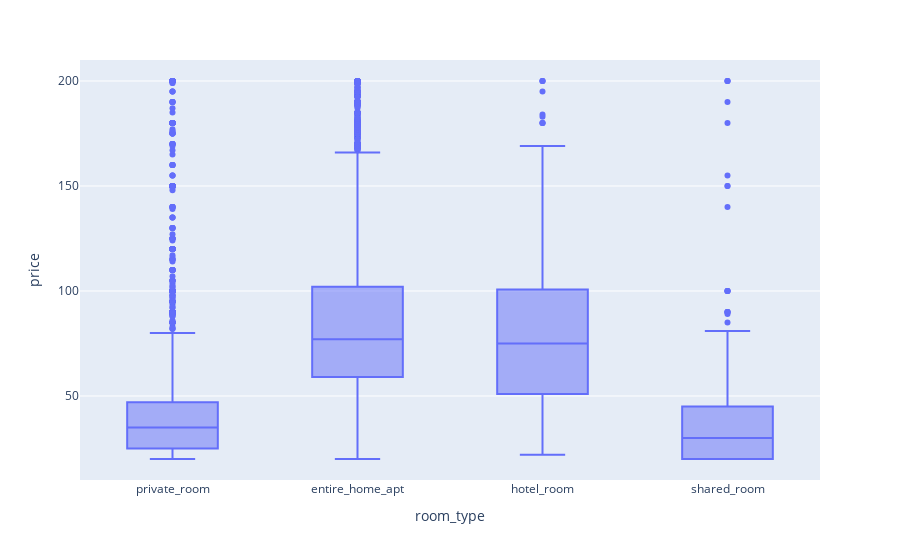

Here is the notebook cell this chart was saved with:
### Code cell
px.box(df_price_filtered, x='room_type', y='price')

### Figure 1 — Plotly figure (JSON) as saved in the notebook; plotly's stock layout.template omitted (floating-point values rounded to 4 significant figures; data arrays with more than 128 entries replaced by an {"elided": "..."} marker saying what was removed)
{"data": [{"alignmentgroup": "True", "hovertemplate": "room_type=%{x}<br>price=%{y}<extra></extra>", "legendgroup": "", "marker": {"color": "#636efa"}, "name": "", "notched": false, "offsetgroup": "", "orientation": "v", "showlegend": false, "type": "box", "x": {"elided": "18134 str values"}, "x0": " ", "xaxis": "x", "y": {"elided": "18134 int values"}, "y0": " ", "yaxis": "y"}], "layout": {"boxmode": "group", "legend": {"tracegroupgap": 0}, "margin": {"t": 60}, "xaxis": {"anchor": "y", "domain": [0, 1], "title": {"text": "room_type"}}, "yaxis": {"anchor": "x", "domain": [0, 1], "title": {"text": "price"}}}}
